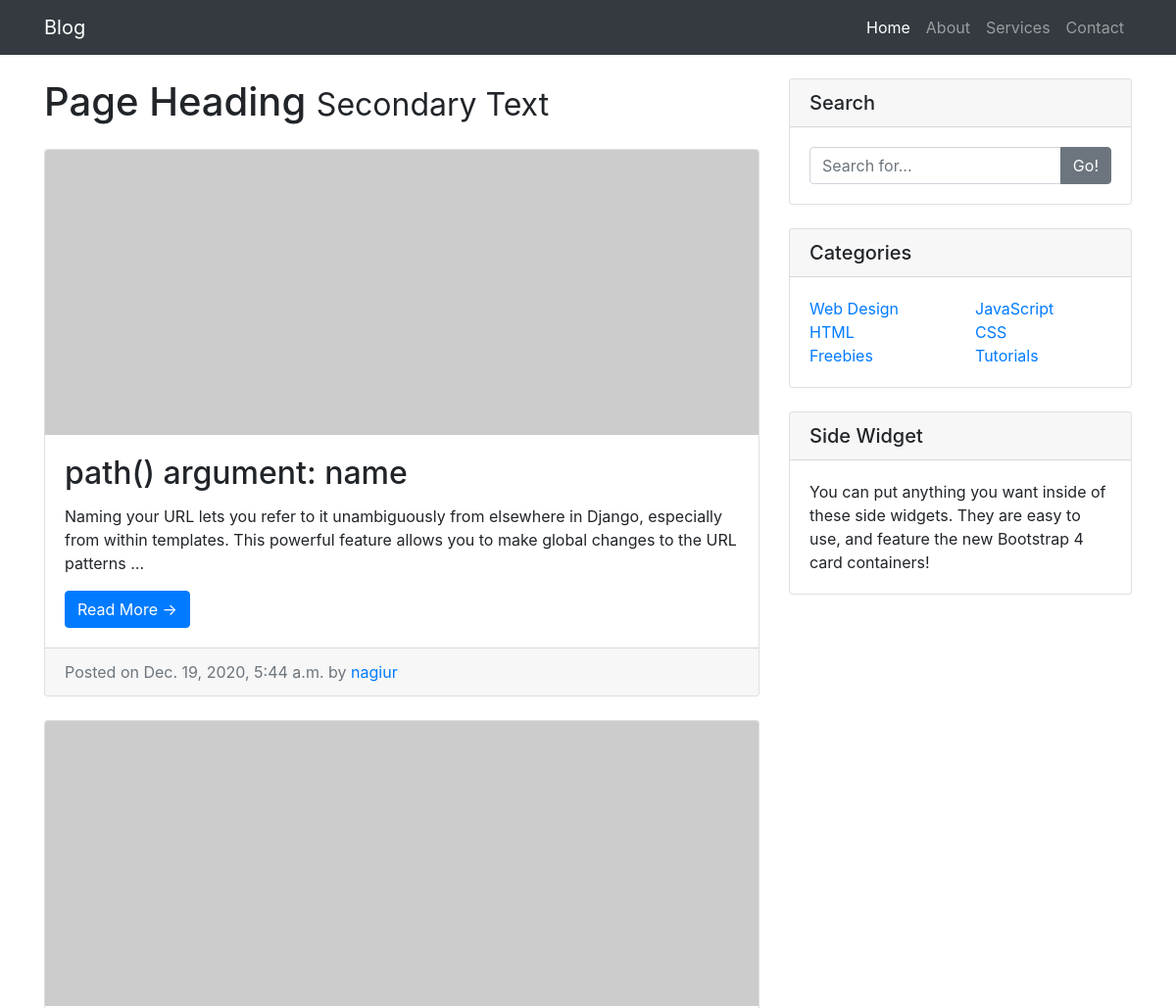
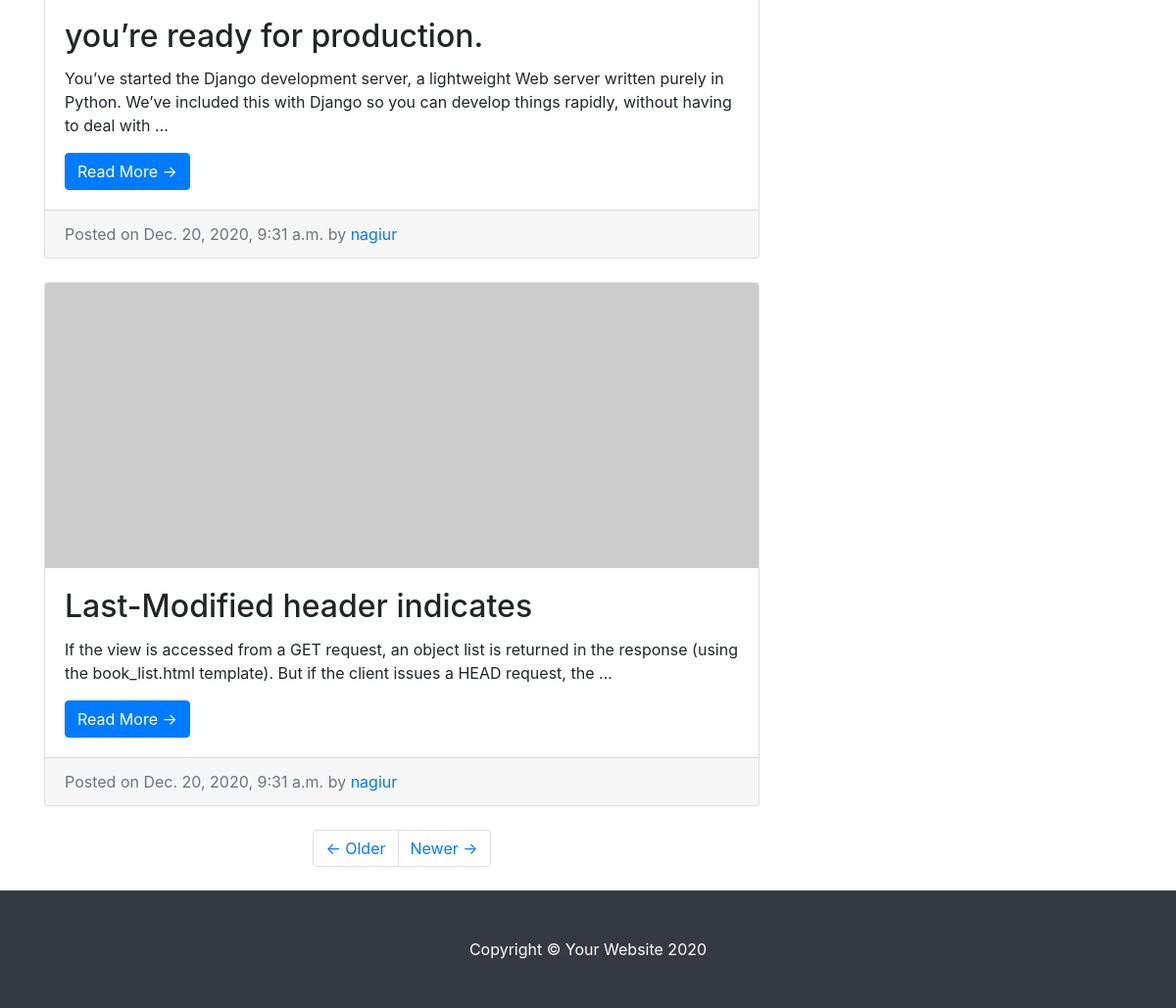
Screenshot of /blog/?page=2 with the database file from the repository (2 pictures, top to bottom).
### blog/models.py (models this page shows)
class Post(models.Model):
    STATUS_CHOICES = (
        ('draft', 'Draft'),
        ('published', 'Published')
    )
    title = models.CharField(max_length=250)
    slug = models.SlugField(max_length=250,unique_for_date='publish')
    author = models.ForeignKey(User,on_delete=models.CASCADE,related_name='blog_posts')
    body = models.TextField()
    publish = models.DateTimeField(default=timezone.now)
    created = models.DateTimeField(auto_now_add=True)
    updated = models.DateTimeField(auto_now=True)
    status = models.CharField(max_length=10, choices=STATUS_CHOICES, default='draft')

### blog/views.py (the view)
# urls.py: path('', PostListView.as_view(), name='post_list'),
class PostListView(ListView):
    model = Post
    context_object_name = 'posts'
    paginate_by = 3
    template_name = 'blog/list.html'

### blog/templates/blog/list.html (shortened to what this page needs)
{% extends "blog/base.html" %}
{% block content %}
{% for post in posts %}
        <div class="card mb-4">
          <img class="card-img-top" src="http://placehold.it/750x300" alt="Card image cap">
          <div class="card-body">
            <h2 class="card-title">{{ post.title}}</h2>
            <p class="card-text">{{ post.body | truncatewords:30  }}</p>
            <a href="{% url 'detail' post.id %}" class="btn btn-primary">Read More &rarr;</a>
          </div>
          <div class="card-footer text-muted">
            Posted on {{ post.publish }} by
            <a href="">{{ post.author}}</a>
          </div>
        </div>
{% endfor %}
 {% include "pagination.html" with page=page_obj %}
{% endblock %}

### blog/static/css/css/blog-home.css (style rules this page uses)
body { padding-top: 56px; }

### rows the page displays
Post: title "path() argument: name", body "Naming your URL lets you refer to it unambiguously from elsewhere in Django, especially from within templates. This powerful feature allows you to make global changes to the URL patterns …", publish "Dec. 19, 2020, 5:44 a.m.", author "nagiur"
Post: title "you’re ready for production.", body "You’ve started the Django development server, a lightweight Web server written purely in Python. We’ve included this with Django so you can develop things rapidly, without having to deal with …", publish "Dec. 20, 2020, 9:31 a.m.", author "nagiur"
Post: title "Last-Modified header indicates", body "If the view is accessed from a GET request, an object list is returned in the response (using the book_list.html template). But if the client issues a HEAD request, the …", publish "Dec. 20, 2020, 9:31 a.m.", author "nagiur"
